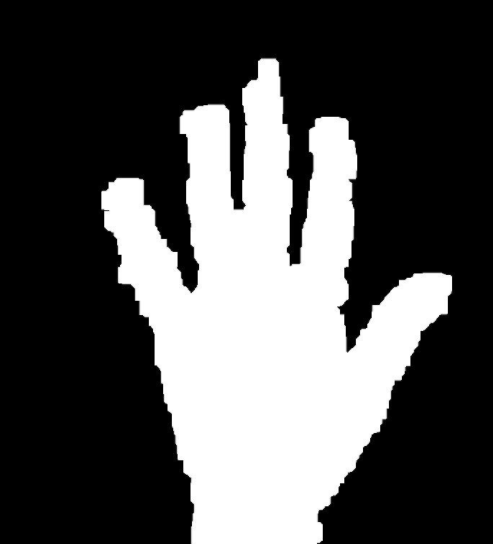
#> input picture bai-tap/hand.png, 493 x 544 px
$ jupyter execute '7. HoG + SVM train.ipynb'
#> lines starting #> are read from the running program, lines starting #| are printed output that depends on the picture
[cell 1]
import numpy as np
import cv2
import matplotlib.pyplot as plt

img = cv2.cvtColor(cv2.imread("hand.png"), cv2.COLOR_BGR2GRAY)
#> img: shape (544, 493); min 0, max 255, mean 80.8

###### Đọc thêm
https://viblo.asia/p/tim-hieu-ve-phuong-phap-mo-ta-dac-trung-hog-histogram-of-oriented-gradients-V3m5WAwxZO7

[cell 2]
cell_size = (8, 8)  # h x w in pixels
block_size = (2, 2)  # h x w in cells
nbins = 9  # number of orientation bins

# winSize is the size of the image cropped to an multiple of the cell size
hog = cv2.HOGDescriptor(_winSize=(img.shape[1] // cell_size[1] * cell_size[1],
                                  img.shape[0] // cell_size[0] * cell_size[0]),
                        _blockSize=(block_size[1] * cell_size[1],
                                    block_size[0] * cell_size[0]),
                        _blockStride=(cell_size[1], cell_size[0]),
                        _cellSize=(cell_size[1], cell_size[0]),
                        _nbins=nbins)

[cell 3]
n_cells = (img.shape[0] // cell_size[0], img.shape[1] // cell_size[1])
#> n_cells = (68, 61)
hog_feats = hog.compute(img)\
               .reshape(n_cells[1] - block_size[1] + 1,
                        n_cells[0] - block_size[0] + 1,
                        block_size[0], block_size[1], nbins) \
               .transpose((1, 0, 2, 3, 4))  # index blocks by rows first
# hog_feats now contains the gradient amplitudes for each direction,
# for each cell of its group for each group. Indexing is by rows then columns.

gradients = np.zeros((n_cells[0], n_cells[1], nbins))

# count cells (border cells appear less often across overlapping groups)
cell_count = np.full((n_cells[0], n_cells[1], 1), 0, dtype=int)

for off_y in range(block_size[0]):
    for off_x in range(block_size[1]):
        gradients[off_y:n_cells[0] - block_size[0] + off_y + 1,
                  off_x:n_cells[1] - block_size[1] + off_x + 1] += \
            hog_feats[:, :, off_y, off_x, :]
        cell_count[off_y:n_cells[0] - block_size[0] + off_y + 1,
                   off_x:n_cells[1] - block_size[1] + off_x + 1] += 1
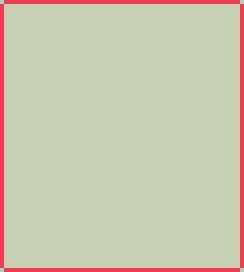
#> cell_count: shape (68, 61, 1) int64 (shown 4 times larger); 3 distinct labels, from 1 to 4; one colour per label, 0 black

# Average gradients
gradients /= cell_count

# Preview
plt.figure()
plt.imshow(img, cmap='gray')
plt.show()

bin = 5  # angle is 360 / nbins * direction
plt.pcolor(gradients[:, :, bin])
plt.gca().invert_yaxis()
plt.gca().set_aspect('equal', adjustable='box')
plt.colorbar()
plt.show()
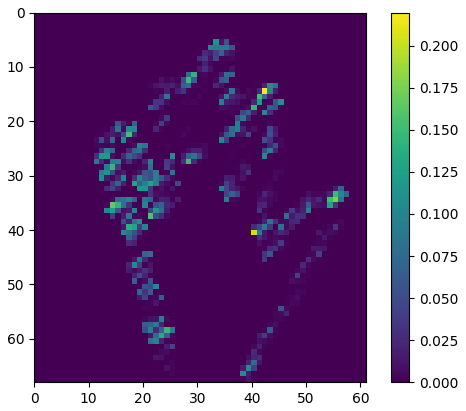
#> figure drawn by matplotlib, 2 panels
